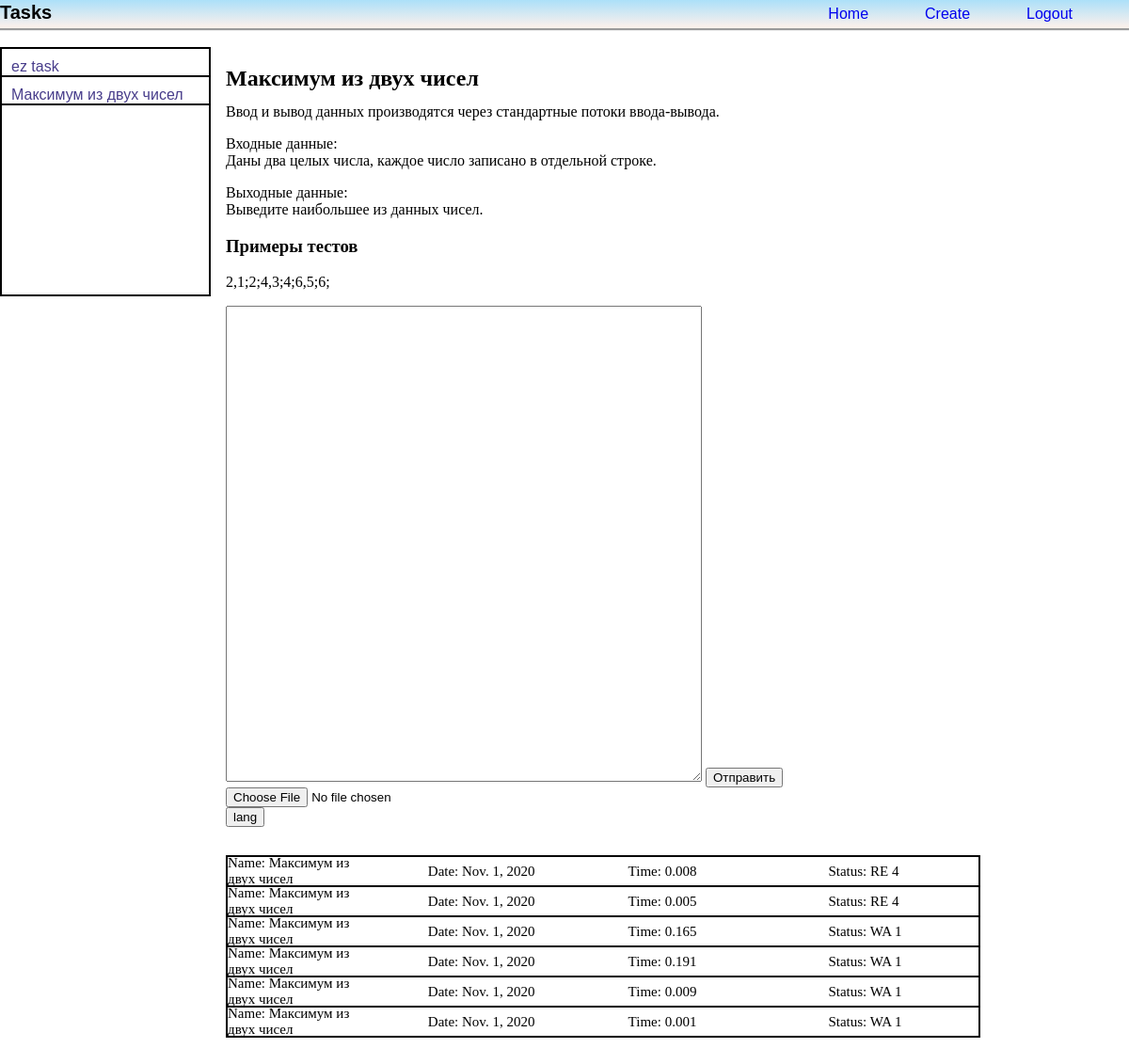
Screenshot of /courses/13/ (signed in) with the database file from the repository.
### course/models.py (models this page shows, shortened)
class Task(models.Model):
    title = models.CharField(verbose_name='Название', max_length=60)
    task_text = models.TextField(verbose_name='Текст задания',)
    preview = models.CharField(max_length=250, verbose_name="Анонс задания")
    tests = models.TextField(verbose_name='Тесты')

class Send(models.Model):
    task = models.ForeignKey(Task, on_delete=models.CASCADE)
    verdict = models.CharField(max_length=3, verbose_name='Verdict',)
    last_test = models.IntegerField(verbose_name='lt test',)
    code = models.TextField(verbose_name="code", default="code")
    lang = models.CharField(max_length=10, verbose_name='lang', default="python3")
    runtime = models.FloatField(verbose_name="time", default=0)
    date = models.DateField(verbose_name="date")

### course/views.py (the view)
# urls.py: path('<int:task_id>/', views.courses_home, name='courses_home'),
def courses_home(request, task_id):
    if not request.user.is_authenticated:
        return HttpResponseRedirect(request.META.get('HTTP_REFERER'))
    tasks = Task.objects.all()
    curr_task = Task.objects.get(id=task_id)
    latest_sends_list = curr_task.send_set.order_by('-id')[:10]
    return render(request, 'courses_main.html', {'tasks': tasks, 'cur_task': curr_task, 'list': latest_sends_list})

### course/templates/courses_main.html (shortened to what this page needs)
<!DOCTYPE html>
<html lang="en">
{% load static %}
<head>
    <link rel="stylesheet" href="{% static 'course/stylesheets/send_task.css' %}">
    <link rel="stylesheet" href="{% static 'account/stylesheets/account_styles.css' %}">
</head>
<body>
    <header class="header always-on-top">
        <h1 class="site-name">Tasks</h1>
        <a href="{% url 'home' %}" class="header-element first-header-element">Home</a>
        <a href="{% url 'course:create' %}" class="header-element">Create</a>
        <a href="{% url 'logout' %}" class="header-element">Logout</a>
    </header>
    <main>
        <div class="flex-column fixed-left-menu">
            {% for task in tasks %}
                <div class="bottom-margin bottom-border">
                    <a href="{% url 'course:courses_home' task.id %}" onclick="{% with cur_task=task %}{% endwith %}" class="task__title">{{ task.title }}</a>
                </div>
            {% endfor %}
        </div>
        <div class="task__field">
            <h2 class="task-block__header">{{ cur_task.title }}</h2>
            <p class="task-block__text">{{ cur_task.task_text | linebreaks }}</p>
            <h3>Примеры тестов</h3>
            <p>{{ cur_task.tests | linebreaks }}</p>
            <form action="{% url 'course:create_send' cur_task.id %}" method="POST">
                <textarea name="user_code" class="parcel-window"></textarea>
                <button type="submit" onclick="ChooseLang()">Отправить</button>
                <input type="file" class="form-control-file" id="exampleFormControlFile1">
            </form>
            <div>
                <button class="lang-button">lang</button>
            </div>
            <div class="res-box flex-column no-bottom-border">
                {% if list %}
                        {% for send in list %}
                            <div class="res-box__row">
                                <div class="res-box__elem">Name: {{ cur_task.title }}</div>
                                <div class="res-box__elem">Date: {{ send.date }}</div>
                                <div class="res-box__elem">Time: {{ send.runtime }}</div>
                                <div class="res-box__elem">Status: {{ send.verdict }}
                                    {% if "OK" != send.verdict %}
                                     {{ send.last_test }}
                                    {% endif %}
                                </div>
                            </div>
                        {% endfor %}
                {% else %}
                    Посылок пока нет
                {% endif %}
            </div>
        </div>
    </main>
</body>
</html>

### course/static/course/stylesheets/send_task.css (style rules this page uses)
.parcel-window { width: 500px; height: 500px; }
.always-on-top { z-index: 3; }
.fixed-left-menu { position: fixed; padding-top: 10px; min-height: 20%; width: 220px; top: 50px; border: 2px solid black; }
.site-name { margin-top: 2px; font-size: 20px; font-family: "KacstTitle", sans-serif; }
.flex-column { display: flex; flex-direction: column; justify-content: flex-start; text-align: left; }
.task__field { position: absolute; top: 50px; left: 240px; width: 70%; height: 100%; z-index: 1; }
.bottom-margin { margin-bottom: 10px; }
.bottom-border { border-bottom: 2px solid black; }
.task__title { font-family: "KacstTitle", sans-serif; margin-left: 10px; text-decoration: none; color: darkslateblue; }
.res-box { align-items: center; min-height: 30px; width: 95%; margin-top: 30px; border: 2px solid black; }
.res-box__row { display: flex; flex-direction: row; align-items: center; width: 100%; height: 30px; justify-content: space-between; border-bottom: 2px solid black; }
.res-box__elem { font-size: 15px; width: 20%; }
.no-bottom-border { border-bottom: none; }
.task-block__header { width: 100%; height: 20px; }
.task-block__text { font-family: "Bahnschrift", sans-serif; font-size: 16px; }

### account/static/account/stylesheets/account_styles.css (style rules this page uses)
html, body { margin: 0; box-sizing: border-box; }
html { scroll-behavior: smooth; }
.header { display: flex; position: fixed; height: 30px; width: 100%; top: 0; left: 0; transition: top 0.3s; border-bottom-style: groove; background-image: linear-gradient(to top, #fff1eb 0%, #ace0f9 100%); }
.header a { text-decoration: none; }
.header-element { margin: auto 5% auto 0; font-family: "Bahnschrift", sans-serif; font-size: 16px; }
.first-header-element { margin: auto 5% auto auto; }

### course/templates/courses_main.html (style rules this page uses)
html, body { margin: 0; box-sizing: border-box; }

### rows the page displays
Task: title "ez task"
Task: title "Максимум из двух чисел", task_text "Ввод и вывод данных производятся через стандартные потоки ввода-вывода. Входные данные: Даны два целых числа, каждое число записано в отдельной строке. Выходные данные: Выведите наибольшее из данных чисел.", tests "2,1;2;4,3;4;6,5;6;"
Send: date "Nov. 1, 2020", runtime "0.008", verdict "RE", last_test "4"
Send: date "Nov. 1, 2020", runtime "0.005", verdict "RE", last_test "4"
Send: date "Nov. 1, 2020", runtime "0.165", verdict "WA", last_test "1"
Send: date "Nov. 1, 2020", runtime "0.191", verdict "WA", last_test "1"
Send: date "Nov. 1, 2020", runtime "0.009", verdict "WA", last_test "1"
Send: date "Nov. 1, 2020", runtime "0.001", verdict "WA", last_test "1"
